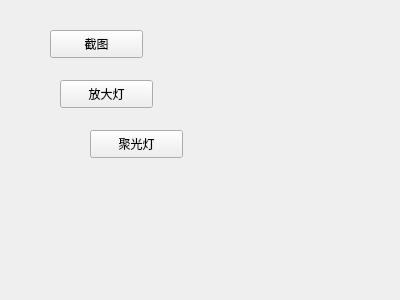
<?xml version="1.0" encoding="UTF-8"?>
<ui version="4.0">
 <class>Widget</class>
 <widget class="QWidget" name="Widget">
  <property name="geometry">
   <rect>
    <x>0</x>
    <y>0</y>
    <width>400</width>
    <height>300</height>
   </rect>
  </property>
  <property name="windowTitle">
   <string>Widget</string>
  </property>
  <widget class="QPushButton" name="screenshot_btn">
   <property name="geometry">
    <rect>
     <x>50</x>
     <y>30</y>
     <width>93</width>
     <height>28</height>
    </rect>
   </property>
   <property name="text">
    <string>截图</string>
   </property>
  </widget>
  <widget class="QPushButton" name="magnify_btn">
   <property name="geometry">
    <rect>
     <x>60</x>
     <y>80</y>
     <width>93</width>
     <height>28</height>
    </rect>
   </property>
   <property name="text">
    <string>放大灯</string>
   </property>
  </widget>
  <widget class="QPushButton" name="spotlight_btn">
   <property name="geometry">
    <rect>
     <x>90</x>
     <y>130</y>
     <width>93</width>
     <height>28</height>
    </rect>
   </property>
   <property name="text">
    <string>聚光灯</string>
   </property>
  </widget>
 </widget>
 <layoutdefault spacing="6" margin="11"/>
 <resources/>
 <connections/>
</ui>
